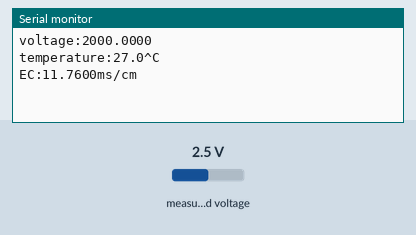
The sketch below on a simulated ESP32. Parts: the last lines printed to the serial monitor. Inputs (shaded band) come from the test bench; at power-on: measured voltage 2.5 V. EEPROM starts erased.

Above: at 1.8 s.
1.9 s: measured voltage set to 0.1 V
At 2.6 s:
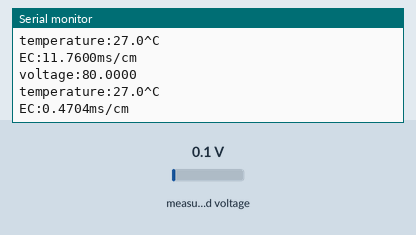
3.4 s: measured voltage set to 1.2 V
At 4.8 s:
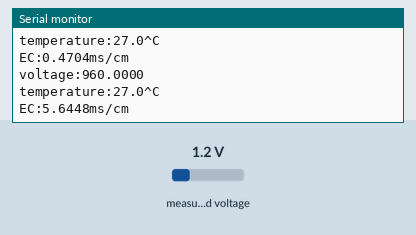
Timing chart, 0 to 6.4 s (numbered marks = the images above; inputs shaded):
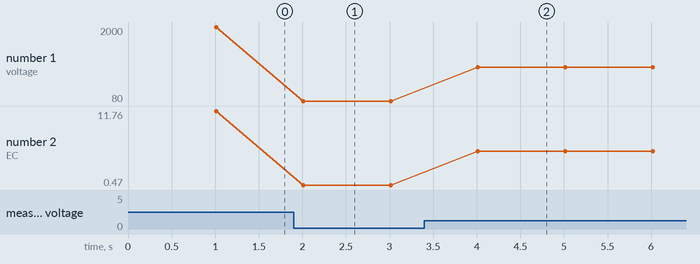

The sketch:

DFRobot_ESP_EC_BY_GREENPONIK.ino
```cpp
// (licence header left out)
#include "Arduino.h"
#include <Adafruit_ADS1X15.h>
#include "DFRobot_ESP_EC.h"
#include "EEPROM.h"


#define SDA_PIN 21
#define SCL_PIN 22
#define ADS1115_ADDR_1 0x48
DFRobot_ESP_EC ec;
Adafruit_ADS1115 ads1;

float voltage, ecValue, temperature = 27;

void setup()
{
  Wire.begin(SDA_PIN, SCL_PIN);
	Serial.begin(115200);
	EEPROM.begin(32);//needed EEPROM.begin to store calibration k in eeprom
	ec.begin();//by default lib store calibration k since 10 change it by set ec.begin(30); to start from 30
	ads1.setGain(GAIN_ONE);
	ads1.begin(ADS1115_ADDR_1);
}

void loop()
{
	static unsigned long timepoint = millis();
	if (millis() - timepoint > 1000U) //time interval: 1s
	{

		timepoint = millis();
		voltage = ads1.readADC_SingleEnded(0) / 10;
		Serial.print("voltage:");
		Serial.println(voltage, 4);

		//temperature = readTemperature();  // read your temperature sensor to execute temperature compensation
		Serial.print("temperature:");
		Serial.print(temperature, 1);
		Serial.println("^C");

		ecValue = ec.readEC(voltage, temperature); // convert voltage to EC with temperature compensation
		Serial.print("EC:");
		Serial.print(ecValue, 4);
		Serial.println("ms/cm");
	}
	ec.calibration(voltage, temperature); // calibration process by Serail CMD
}

float readTemperature()
{
	//add your code here to get the temperature from your temperature sensor
}
```

Measured:
- after the input at 1.9 s, the serial monitor: prints a new line after 0.11 s (image 1)
- after the input at 3.4 s, the serial monitor: prints a new line after 0.61 s (image 2)
- plotted number 1: 2000 → 80 after the input at 1.9 s, 80 → 960 after the input at 3.4 s
- plotted number 2: 11.76 → 0.47 after the input at 1.9 s, 0.47 → 5.64 after the input at 3.4 s
